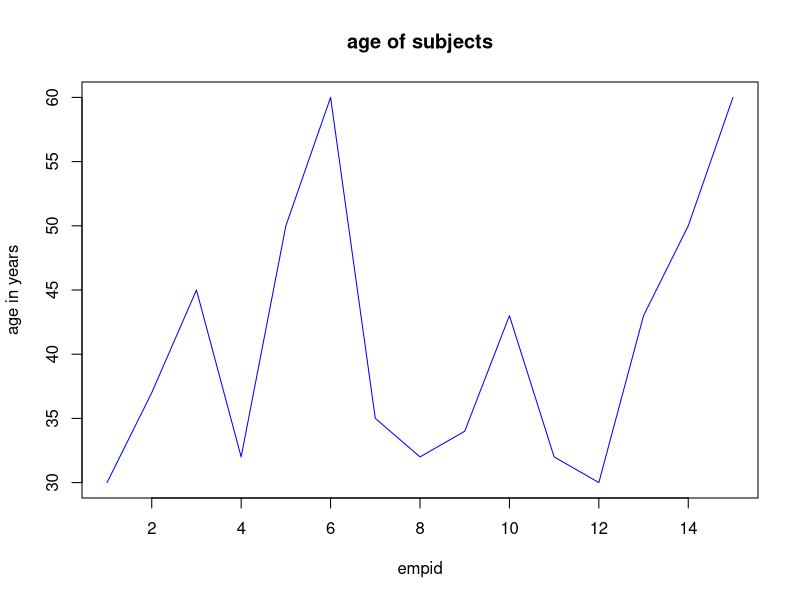
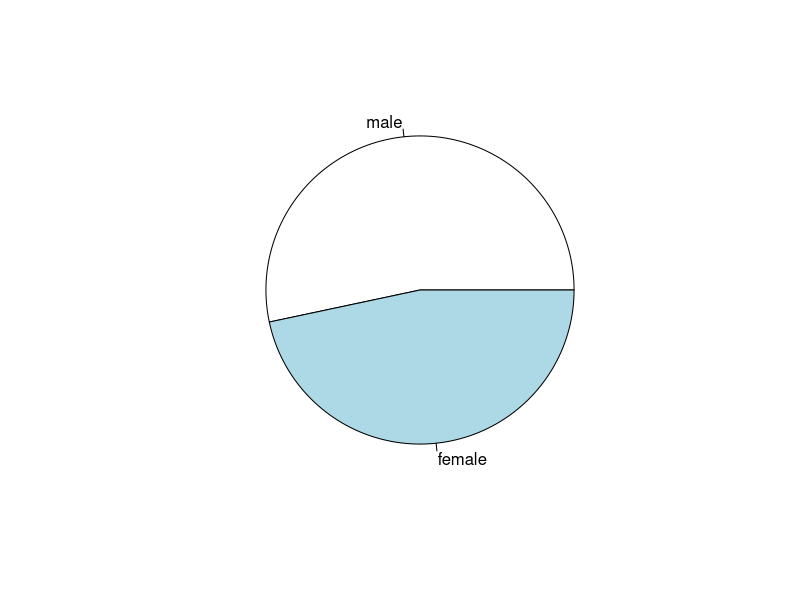
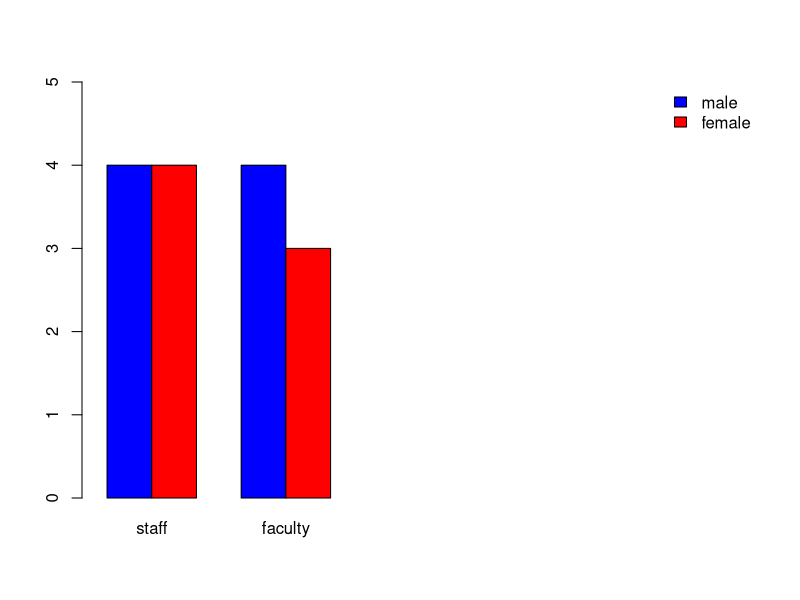
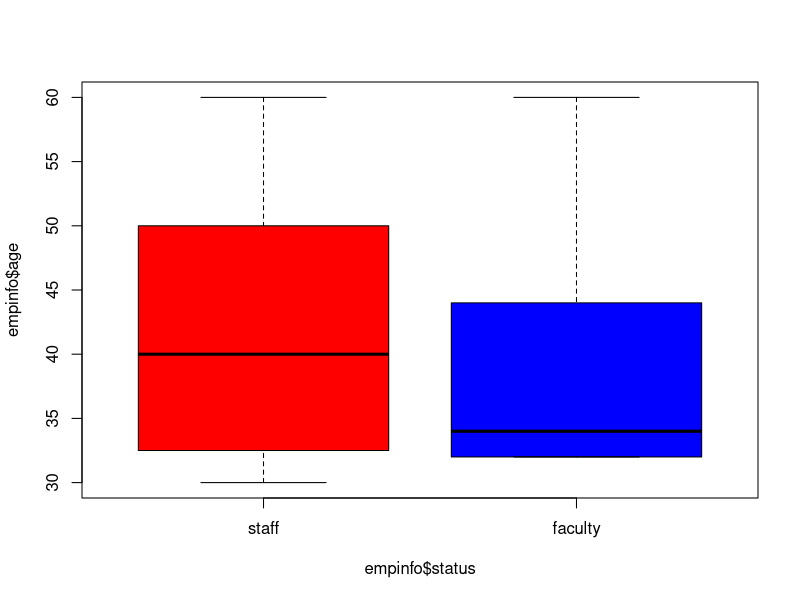

The R source for these figures, in order:
empid=c(1,2,3,4,5,6,7,8,9,10,11,12,13,14,15)
empid

age=c(30,37,45,32,50,60,35,32,34,43,32,30,43,50,60)
age 

sex=c(0,1,0,1,1,1,0,0,1,0,0,1,1,0,0)
sex

status=c(1,1,2,2,1,1,1,2,2,1,2,1,2,1,2)
status

#Creating a dataframe
empinfo = data.frame(empid,age,sex,status)
empinfo

empinfo$sex=factor(empinfo$sex,labels=c("male","female"))
empinfo$status=factor(empinfo$status,labels=c("staff","faculty"))
empinfo

#Male data only
sexm = subset(empinfo,empinfo$sex=='male')
sexm

#Female data only
sexf = subset(empinfo,empinfo$sex=='female')
sexf

summary(empinfo)

summary(sexf)
summary(sexm)

#summary statistics for age 
summary(empinfo$age)

#creating one way table
#1. For sex
table1 = table(empinfo$sex)
table1

#2. For status
table2 = table(empinfo$status)

#creating 2 way table
table3 = table(empinfo$sex, empinfo$status)


#graphical Representation in R 
plot(empinfo$age, type='l',main= 'age of subjects',xlab = 'empid',ylab= 'age in years', col='blue')


#Pie chart
table4<-table(empinfo$sex)
pie(table4)

table5 = table(empinfo$sex, empinfo$status)
barplot(table5,beside=T,xlim=c(1,15),ylim=c(0,5),col=c('blue','red'))

legend('topright',legend = rownames(table5),fill = c('blue','red'),bty='n')

#boxPlot
boxplot(empinfo$age~empinfo$status,col=c('red','blue'))




